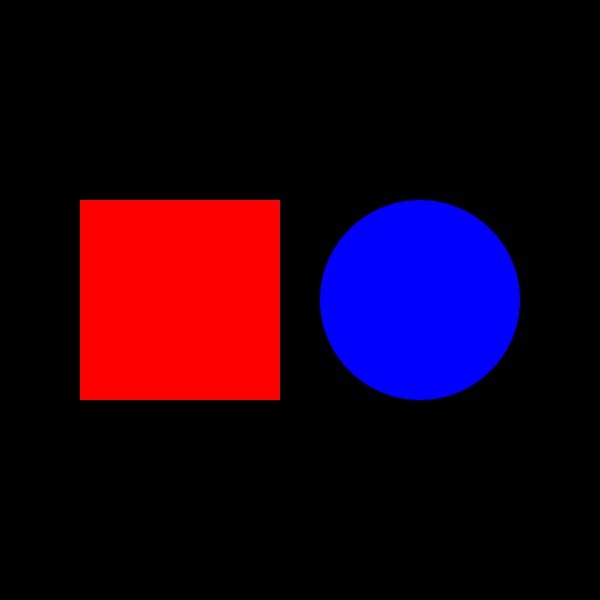
Frame 1 (no input)
Frame 60 (the mouse pressed at the canvas centre just before this capture): identical to frame 1, image omitted
Frame 120 (the mouse held since frame 60 and released just before this capture): identical to frame 1, image omitted

The Processing sketch that drew this single still picture (run headless with seeded random() and noise(); from frame 60 on, the mouse is pressed at the canvas centre):

// Processing sketch: processing_113607
// ── processing_113607.pde

void setup() {
  size(600, 600);
  smooth();
  noStroke();
}

void draw() {
  background(0);
  fill(255, 0, 0);
  rect(80, 200, 200, 200);
  fill(0, 0, 255);
  ellipse(420, height/2, 200, 200);

  if ( ( mouseX > 80) && ( mouseX < 280)) {
    background(0);
    noFill();
    stroke(random(255), random(0), random(0));
    strokeWeight(15);
    strokeJoin(ROUND);
    rect(80, 200, 200, 200);
    noStroke();
    fill(0, 0, 255);
    ellipse(420, height/2, 200, 200);
  }

  if ( ( mouseX > 320 ) && ( mouseX < 520 )) {
    background(0);
    noStroke();
    fill(255, 0, 0);
    rect(80, 200, 200, 200);
    noFill();
    stroke(random(0), random(0), random(255));
    strokeWeight(15);
    strokeJoin(ROUND);
    ellipse(420, height/2, 200, 200);
  }

  if ( ( mouseX > 520 ) && ( mouseX < 600 )) {
    background(0);
    noStroke();
    fill(255, 0, 0);
    rect(80, 200, 200, 200);
    fill(0, 0, 255);
    ellipse(420, height/2, 200, 200);
  }
}
